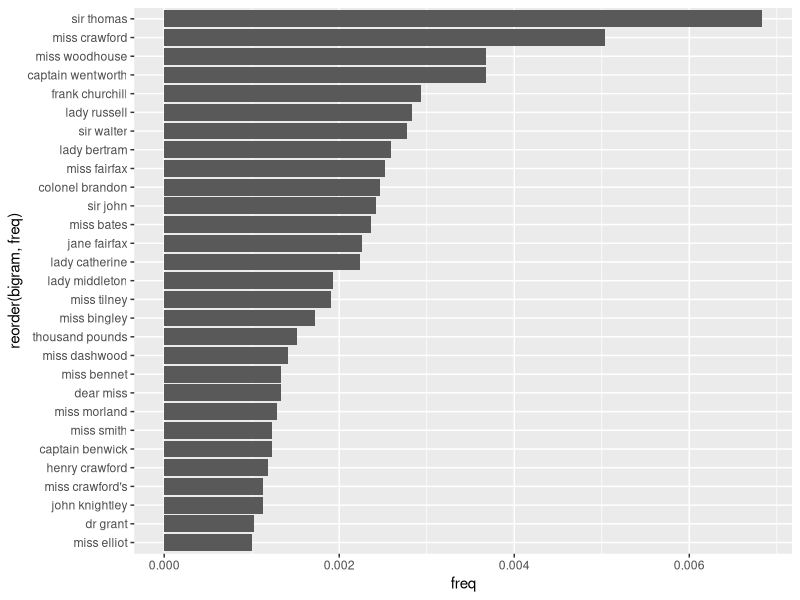

The R source for this figure:
# This program illustrates how to analyze text by modelling the relationship
# between words. The distribution for ngram is nothing but the joint distribution
# of two words (X and Y)

# This program is adapted from Text Mining with R (Silge and Robinson)
# available here at https://www.tidytextmining.com/ngrams.html

library(tidyverse)
library(dplyr)
library(tidytext)
library(janeaustenr)
library(ggplot2)
library(tidyr)


# How many books of Jane Austen (a game theorist) have we downloaded?
# https://www.amazon.com/Jane-Austen-Game-Theorist-Updated/dp/0691162441/ref=sr_1_1?crid=IOOIDPEHFHMM&keywords=jane+austen+game+theorist&qid=1582509509&sprefix=Jane+austen+game+the%2Caps%2C182&sr=8-1
  table(austen_books()$'book')

# We will examine pairs of two consecutive words, called "bigrams"
# tokenize the "text" variable with bigram, and save this information
# in a variable called "bigram"

  austen_bigrams <- austen_books() %>%
    unnest_tokens(bigram, text, token = "ngrams", n = 2)
  
  austen_bigrams

# Let's examine what are the most common bigrams

  austen_bigrams %>%
    count(bigram, sort = TRUE)

# Now let's treat each word as X and Y
# The first word as X (predictor) and the second as Y (outcome)

  
  bigrams_separated <- austen_bigrams %>%
    separate(bigram, c("word1", "word2"), sep = " ")

# Let's get rid of all the stop words
  bigrams_filtered <- bigrams_separated %>%
    filter(!word1 %in% stop_words$word) %>%
    filter(!word2 %in% stop_words$word) %>% 
    filter(!is.na(word1)) %>% 
    filter(!is.na(word2))

# new bigram counts:
  bigram_counts <- bigrams_filtered %>% 
    count(word1, word2, sort = TRUE)
  
# We would like to know whether there are other
# instances where Miss Woodhouse appear  in the books
  bigrams_filtered %>%
    filter(word1 == "emma") %>% 
    count(word1, word2, sort = TRUE)
  
  bigram_counts

# names (whether first and last or with a salutation) 
# are the most common pairs in Jane Austen books.

# Note that you can reverse the action of splitting words
# with unite()

  bigrams_united <- bigrams_filtered %>%
    unite(bigram, word1, word2, sep = " ")
    #    ~~~~~~~
    # word1 + word2 ==> bigram
  
  bigrams_united
  
  # Let's calculate the frequency for each pair of words
  
  # traiditional way, but immediately difficult to read
  prop.table(table(bigrams_united$bigram))['sir thomas']
  
  # tidy approach; generate a data frame (tibble) more readable. 
  joint.dist<-bigrams_united %>% 
    count(bigram, sort = TRUE) 
  
  joint.dist
  
  joint.dist<-bigrams_united %>% 
    count(bigram, sort = TRUE) %>% 
      mutate(
        freq = n/sum(n)
      )
  
  ######################
  # We will use this approach again below
  # Note the variable "n"
  ######################
  
  
  prop.table(table(bigrams_united$bigram))['sir thomas']
  
  # We can visualize the joint distribution (just treating two words as one compound word!) as we did last semester
  
  ggplot(joint.dist[joint.dist$freq>=0.001,], mapping = aes(x=reorder(bigram,freq),y=freq)) +
    geom_bar(stat="identity") +
    coord_flip()
  
  # thousand pounds refer to money about a property that they were trying to sell.
  
  
# Let's calculate the probabiity of the first sentence
# View(austen_book())
  
# The family of Dashwood had long been settled in Sussex.  
  
# Let's examine which word is actually a stop word?
  
  sentence <- "The family of Dashwood had long been settled in Sussex"
  
  
  "the" %in% stop_words$word
  "family" %in% stop_words$word
  "of" %in% stop_words$word
  "dashwood" %in% stop_words$word
  "had" %in% stop_words$word
  "been" %in% stop_words$word
  "settled" %in% stop_words$word
  "long" %in% stop_words$word
  "sussex" %in% stop_words$word
  
  # a non-trivial sentence: family dashwood settled sussex
  
  # A non-repetitive solution
  
    # set every word to lower case first
    s.lower <- tolower(sentence)
    
    # split the sentence
    s.split <- strsplit(s.lower, " ")
    s.split
    
    # unlist it so that it is a vector
    s.split <- unlist(s.split)
    s.split
  
    # Write a function that repeats the evaluation for us
    # and apply it to every word in the vector
    select<-lapply(s.split, function(word){
        
        word %in% stop_words$word
      
        }
    )
    
    select
  
    # unlist the list so that it is a logical vector
    select <- unlist(select)
    select
  
    # select out the words
    s.split[select!="TRUE"]


    # We cannot calculate family dashwood since all the stop words were excluded
    # we do not have words called family dashwood in our data
    # To show the idea
    # Correct way to obtain pr[party | family]
    bigrams_filtered %>%
      filter(word1 == "family") %>%
      count(word2, sort = TRUE) %>%
      mutate( 
        freq = n/sum(n)
      )    %>%
      filter(word2 == "party")  
  
# Suppose that you are interested in predicting a word coming after sir
# You just need to use Bayes classifier with the next word being Y
# Below is a toy novel writer starting with "sir"!
    
  
  bigrams_filtered %>%
    filter(word1 == "sir") %>%
    count(word2, sort = TRUE) %>%
    mutate( 
      freq = n/sum(n)
    ) 
  
  
  bigrams_filtered %>%
    filter(word1 == "thomas") %>%
    count(word2, sort = TRUE) %>%
    mutate( 
      freq = n/sum(n)
    )    
  
  
  bigrams_filtered %>%
    filter(word1 == "bertram") %>%
    count(word2, sort = TRUE) %>%
    mutate( 
      freq = n/sum(n)
    )    
  
  
  bigrams_filtered %>%
    filter(word1 == "agreed") %>%
    count(word2, sort = TRUE) %>%
    mutate( 
      freq = n/sum(n)
    )     
  
# You can certainly create tri-gram data as well
  
  austen_books() %>%
    unnest_tokens(trigram, text, token = "ngrams", n = 3) %>%
    separate(trigram, c("word1", "word2", "word3"), sep = " ") %>%
    filter(!word1 %in% stop_words$word,
           !word2 %in% stop_words$word,
           !word3 %in% stop_words$word) %>%
    filter(!is.na(word1)) %>% 
    filter(!is.na(word2)) %>% 
    filter(!is.na(word3)) %>% 
    count(word1, word2, word3, sort = TRUE)  
  
